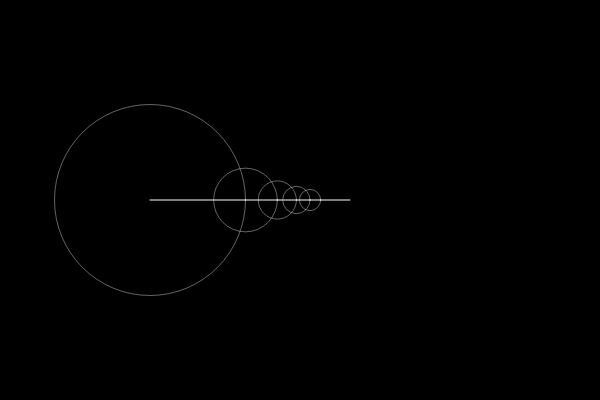
Frame 1 (no input)
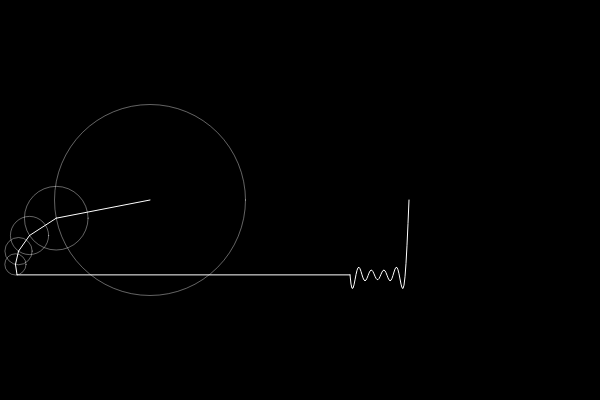
Frame 60 (no input)
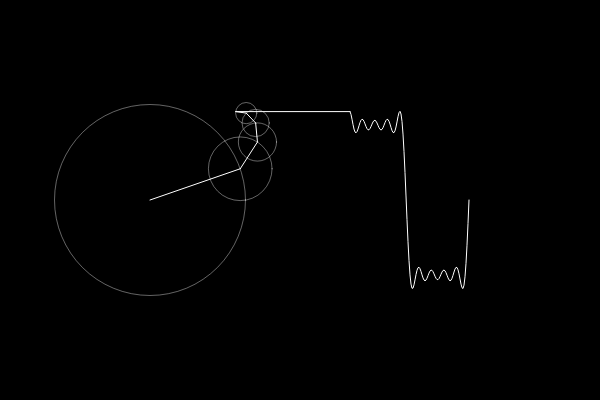
Frame 120 (the mouse pressed at the canvas centre since frame 60)

The p5.js sketch that drew these frames (run headless with seeded random() and noise() and a simulated clock; from frame 60 on, the mouse is pressed at the canvas centre):

// p5.js sketch
// ── sketch.js
let time = 0;
let wave = [];

let slider;

function setup() {
  createCanvas(600, 400);
  slider = createSlider(1, 10, 5);
}

function draw() {
  background(0);
  translate(150, 200);

  let x = 0;
  let y = 0;

  for (let i = 0; i < slider.value(); i++) {
    let prevx = x;
    let prevy = y;

    let n = i * 2 + 1;
    let radius = 75 * (4 / (n * PI));
    x += radius * cos(n * time);
    y += radius * sin(n * time);

    stroke(255, 100);
    noFill();
    ellipse(prevx, prevy, radius * 2);

    //fill(255);
    stroke(255);
    line(prevx, prevy, x, y);
    //ellipse(x, y, 8);
  }
  wave.unshift(y);


  translate(200, 0);
  line(x - 200, y, 0, wave[0]);
  beginShape();
  noFill();
  for (let i = 0; i < wave.length; i++) {
    vertex(i, wave[i]);
  }
  endShape();

  time += 0.05;

  if (wave.length > 250) {
    wave.pop();
  }
}

// ── code.js
let _0x1b6c51=0x0;let _0x4d2d8b=[];let _0xe4cfe7;function setup(){createCanvas(0x258,0x190);_0xe4cfe7=createSlider(0x1,0xa,0x5);}function draw(){background(0x0);translate(0x96,0xc8);let _0x55407f=0x0;let _0x5ebe75=0x0;for(let _0x5a222f=0x0;_0x5a222f<_0xe4cfe7['value']();_0x5a222f++){let _0x1e2f96=_0x55407f;let _0x3eb953=_0x5ebe75;let _0x12f4e5=_0x5a222f*0x2+0x1;let _0x5b839c=0x4b*(0x4/(_0x12f4e5*PI));_0x55407f+=_0x5b839c*cos(_0x12f4e5*_0x1b6c51);_0x5ebe75+=_0x5b839c*sin(_0x12f4e5*_0x1b6c51);stroke(0xff,0x64);noFill();ellipse(_0x1e2f96,_0x3eb953,_0x5b839c*0x2);stroke(0xff);line(_0x1e2f96,_0x3eb953,_0x55407f,_0x5ebe75);}_0x4d2d8b['unshift'](_0x5ebe75);translate(0xc8,0x0);line(_0x55407f-0xc8,_0x5ebe75,0x0,_0x4d2d8b[0x0]);beginShape();noFill();for(let _0x37add8=0x0;_0x37add8<_0x4d2d8b['length'];_0x37add8++){vertex(_0x37add8,_0x4d2d8b[_0x37add8]);}endShape();_0x1b6c51+=0.05;if(_0x4d2d8b['length']>0xfa){_0x4d2d8b['pop']();}}
